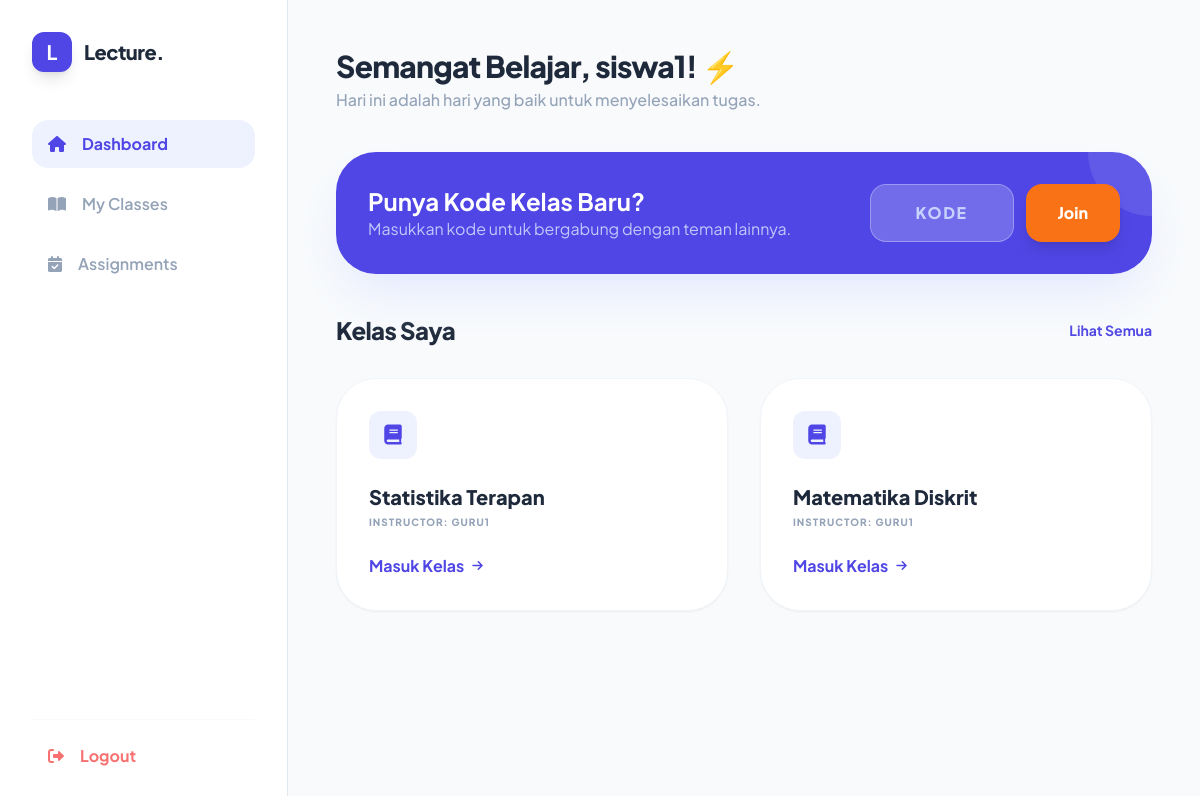
/dashboard_student.php (signed in), run on the app's committed database.
### tables this page shows
CREATE TABLE `courses` (
  `id` int(11) NOT NULL,
  `teacher_id` int(11) DEFAULT NULL,
  `title` varchar(100) NOT NULL,
  `class_code` varchar(10) DEFAULT NULL,
  `description` text DEFAULT NULL
);

CREATE TABLE `users` (
  `id` int(11) NOT NULL,
  `username` varchar(50) NOT NULL,
  `password` varchar(255) NOT NULL,
  `role` enum('teacher','student') NOT NULL
);

### dashboard_student.php (the view, shortened to what this page needs)
<?php
include 'koneksi.php';
$student_id = $_SESSION['user_id'];
$username = $_SESSION['username'];
$query_my_classes = "SELECT courses.*, users.username as teacher_name
                     FROM courses
                     JOIN enrollments ON courses.id = enrollments.course_id
                     JOIN users ON courses.teacher_id = users.id
                     WHERE enrollments.student_id = '$student_id'
                     ORDER BY enrollments.enrolled_at DESC";
$result_classes = mysqli_query($conn, $query_my_classes);
?>
<!DOCTYPE html>
<html lang="en">
<head>
    <script src="https://cdn.tailwindcss.com"></script>
    <link href="https://cdnjs.cloudflare.com/ajax/libs/font-awesome/6.0.0/css/all.min.css" rel="stylesheet">
</head>
<body class="flex min-h-screen">
    <aside class="w-72 bg-white border-r border-slate-200 hidden md:flex flex-col p-8 fixed h-screen z-20">
        <div class="flex items-center gap-3 mb-12">
            <div class="w-10 h-10 bg-indigo-600 rounded-xl flex items-center justify-center text-white font-bold text-xl shadow-lg">L</div>
            <span class="text-xl font-extrabold tracking-tight text-slate-800">Lecture.</span>
        </div>
        <nav class="space-y-3 flex-1">
            <a href="dashboard_student.php" class="flex items-center gap-4 text-indigo-600 bg-indigo-50 px-4 py-3 rounded-2xl font-bold transition">
                <i class="fa-solid fa-house"></i> Dashboard
            </a>
            <a href="class_detail.php" class="flex items-center gap-4 text-slate-400 hover:text-indigo-600 hover:bg-indigo-50 px-4 py-3 rounded-2xl font-semibold transition">
                <i class="fa-solid fa-book-open"></i> My Classes
            </a>
            <a href="assignments.php" class="flex items-center gap-4 text-slate-400 hover:text-indigo-600 hover:bg-indigo-50 px-4 py-3 rounded-2xl font-semibold transition">
                <i class="fa-solid fa-calendar-check"></i> Assignments
            </a>
        </nav>
        <a href="logout.php" class="flex items-center gap-4 text-red-400 hover:text-red-500 font-bold border-t border-slate-50 pt-6 px-4">
            <i class="fa-solid fa-right-from-bracket"></i> Logout
        </a>
    </aside>
    <main class="flex-1 md:ml-72 xl:mr-80 p-6 md:p-12 min-h-screen">
        <header class="flex flex-col md:flex-row justify-between items-start md:items-center mb-10 gap-6">
            <div>
                <h1 class="text-3xl font-extrabold text-slate-800 tracking-tight">Semangat Belajar, <?php echo $username; ?>! ⚡</h1>
                <p class="text-slate-400 font-medium mt-1">Hari ini adalah hari yang baik untuk menyelesaikan tugas.</p>
            </div>
        </header>
        <section class="bg-indigo-600 p-8 rounded-[40px] text-white shadow-2xl shadow-indigo-100 mb-10 flex flex-col lg:flex-row items-center justify-between gap-6 relative overflow-hidden">
            <div class="absolute top-0 right-0 w-32 h-32 bg-white/10 rounded-full -mr-16 -mt-16"></div>
            <div class="relative z-10 text-center lg:text-left">
                <h2 class="text-2xl font-bold">Punya Kode Kelas Baru?</h2>
                <p class="text-indigo-100 opacity-80">Masukkan kode untuk bergabung dengan teman lainnya.</p>
            </div>
            <form action="" method="POST" class="relative z-10 flex gap-3 w-full lg:w-auto">
                <input type="text" name="class_code" required placeholder="KODE"
                    class="bg-white/20 border border-white/30 px-6 py-4 rounded-2xl focus:outline-none focus:bg-white focus:text-indigo-600 transition placeholder:text-indigo-200 font-black uppercase tracking-widest w-full lg:w-36 text-center">
                <button type="submit" name="join_class"
                    class="bg-orange-500 hover:bg-orange-600 text-white px-8 py-4 rounded-2xl font-extrabold shadow-lg transition transform active:scale-95">
                    Join
                </button>
            </form>
        </section>
        <div class="mb-8 flex justify-between items-center">
            <h2 class="text-2xl font-extrabold text-slate-800 tracking-tight">Kelas Saya</h2>
            <a href="class_detail.php" class="text-indigo-600 font-bold text-sm hover:underline">Lihat Semua</a>
        </div>
        <div class="grid grid-cols-1 md:grid-cols-2 gap-8 mb-12">
            <?php if(mysqli_num_rows($result_classes) > 0): ?>
                <?php while($row = mysqli_fetch_assoc($result_classes)): ?>
                    <div class="bg-white p-8 rounded-[40px] border border-slate-100 shadow-sm hover:shadow-xl transition-all group">
                        <div class="w-12 h-12 bg-indigo-50 text-indigo-600 rounded-xl flex items-center justify-center mb-6 group-hover:bg-indigo-600 group-hover:text-white transition">
                            <i class="fa-solid fa-book text-xl"></i>
                        </div>
                        <h3 class="font-extrabold text-xl text-slate-800 mb-1"><?php echo $row['title']; ?></h3>
                        <p class="text-slate-400 text-[10px] font-black uppercase tracking-widest mb-6">Instructor: <?php echo $row['teacher_name']; ?></p>
                        <a href="course_view.php?id=<?php echo $row['id']; ?>" class="inline-flex items-center gap-2 text-indigo-600 font-bold">
                            Masuk Kelas <i class="fa-solid fa-arrow-right text-xs"></i>
                        </a>
                    </div>
                <?php endwhile; ?>
            <?php else: ?>
                <div class="col-span-full py-16 text-center bg-white rounded-[40px] border-2 border-dashed border-slate-100">
                    <p class="text-slate-400 font-medium italic">Belum ada kelas diikuti.</p>
                </div>
            <?php endif; ?>
        </div>
    </main>
</body>
</html>

### dashboard_student.php (style rules this page uses)
body { font-family: 'Plus Jakarta Sans', sans-serif; background-color: #F8FAFC; }

### data on the page
courses: title "Statistika Terapan", teacher.username "GURU1"
courses: title "Matematika Diskrit", teacher.username "GURU1"

### other printed values
$username "siswa1"
